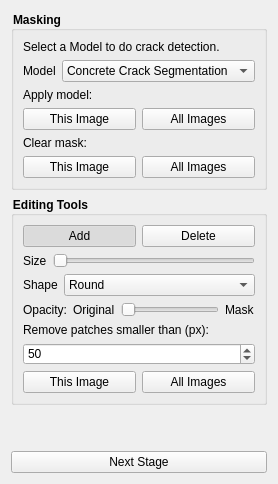
            <widget class="QWidget" name="page3">
             <layout class="QVBoxLayout" name="verticalLayout_7">
              <item>
               <layout class="QVBoxLayout" name="verticalLayout_6">
                <property name="bottomMargin">
                 <number>0</number>
                </property>
                <item>
                 <widget class="QGroupBox" name="maskingGroupBox">
                  <property name="styleSheet">
                   <string notr="true">QGroupBox{
    font-weight: bold;
}
</string>
                  </property>
                  <property name="title">
                   <string>Masking</string>
                  </property>
                  <layout class="QVBoxLayout" name="verticalLayout_17">
                   <item>
                    <widget class="QLabel" name="label_7">
                     <property name="text">
                      <string>Select a Model to do crack detection.</string>
                     </property>
                    </widget>
                   </item>
                   <item>
                    <layout class="QHBoxLayout" name="horizontalLayout_12">
                     <item>
                      <widget class="QLabel" name="label_9">
                       <property name="text">
                        <string>Model</string>
                       </property>
                      </widget>
                     </item>
                     <item>
                      <widget class="QComboBox" name="modelComboBox">
                       <property name="sizePolicy">
                        <sizepolicy hsizetype="Expanding" vsizetype="Fixed">
                         <horstretch>0</horstretch>
                         <verstretch>0</verstretch>
                        </sizepolicy>
                       </property>
                       <item>
                        <property name="text">
                         <string>Concrete Crack Segmentation</string>
                        </property>
                       </item>
                       <item>
                        <property name="text">
                         <string>None</string>
                        </property>
                       </item>
                      </widget>
                     </item>
                    </layout>
                   </item>
                   <item>
                    <widget class="QLabel" name="applyModelLabel">
                     <property name="text">
                      <string>Apply model:</string>
                     </property>
                    </widget>
                   </item>
                   <item>
                    <layout class="QHBoxLayout" name="applyModelButtonLayout">
                     <item>
                      <widget class="QPushButton" name="applyModelButton">
                       <property name="text">
                        <string>This Image</string>
                       </property>
                      </widget>
                     </item>
                     <item>
                      <widget class="QPushButton" name="applyModelAllButton">
                       <property name="text">
                        <string>All Images</string>
                       </property>
                      </widget>
                     </item>
                    </layout>
                   </item>
                   <item>
                    <widget class="QLabel" name="clearMaskLabel">
                     <property name="text">
                      <string>Clear mask:</string>
                     </property>
                    </widget>
                   </item>
                   <item>
                    <layout class="QHBoxLayout" name="clearMaskButtonLayout">
                     <item>
                      <widget class="QPushButton" name="clearMaskButton">
                       <property name="text">
                        <string>This Image</string>
                       </property>
                      </widget>
                     </item>
                     <item>
                      <widget class="QPushButton" name="clearMaskAllButton">
                       <property name="text">
                        <string>All Images</string>
                       </property>
                      </widget>
                     </item>
                    </layout>
                   </item>
                  </layout>
                 </widget>
                </item>
                <item>
                 <widget class="QGroupBox" name="groupBox">
                  <property name="minimumSize">
                   <size>
                    <width>0</width>
                    <height>150</height>
                   </size>
                  </property>
                  <property name="styleSheet">
                   <string notr="true">QGroupBox{
    font-weight: bold;
}
</string>
                  </property>
                  <property name="title">
                   <string>Editing Tools</string>
                  </property>
                  <layout class="QVBoxLayout" name="verticalLayout_15">
                   <item>
                    <layout class="QHBoxLayout" name="horizontalLayout_4">
                     <item>
                      <widget class="QPushButton" name="addButton">
                       <property name="text">
                        <string>Add</string>
                       </property>
                       <property name="icon">
                        <iconset resource="../icon.qrc">
                         <normaloff>:/icons/icons/penadd.svg</normaloff>:/icons/icons/penadd.svg</iconset>
                       </property>
                       <property name="iconSize">
                        <size>
                         <width>23</width>
                         <height>23</height>
                        </size>
                       </property>
                       <property name="checkable">
                        <bool>true</bool>
                       </property>
                       <property name="checked">
                        <bool>true</bool>
                       </property>
                       <attribute name="buttonGroup">
                        <string notr="true">penButtonGroup</string>
                       </attribute>
                      </widget>
                     </item>
                     <item>
                      <widget class="QPushButton" name="deleteButton">
                       <property name="text">
                        <string>Delete</string>
                       </property>
                       <property name="icon">
                        <iconset resource="../icon.qrc">
                         <normaloff>:/icons/icons/penminus.svg</normaloff>:/icons/icons/penminus.svg</iconset>
                       </property>
                       <property name="iconSize">
                        <size>
                         <width>23</width>
                         <height>23</height>
                        </size>
                       </property>
                       <property name="checkable">
                        <bool>true</bool>
                       </property>
                       <attribute name="buttonGroup">
                        <string notr="true">penButtonGroup</string>
                       </attribute>
                      </widget>
                     </item>
                    </layout>
                   </item>
                   <item>
                    <layout class="QHBoxLayout" name="horizontalLayout_6">
                     <item>
                      <widget class="QLabel" name="label">
                       <property name="text">
                        <string>Size</string>
                       </property>
                      </widget>
                     </item>
                     <item>
                      <widget class="QSlider" name="penSizeSlider">
                       <property name="orientation">
                        <enum>Qt::Orientation::Horizontal</enum>
                       </property>
                      </widget>
                     </item>
                    </layout>
                   </item>
                   <item>
                    <layout class="QHBoxLayout" name="horizontalLayout_7">
                     <item>
                      <widget class="QLabel" name="label_2">
                       <property name="text">
                        <string>Shape</string>
                       </property>
                      </widget>
                     </item>
                     <item>
                      <widget class="QComboBox" name="penShapeComboBox">
                       <property name="sizePolicy">
                        <sizepolicy hsizetype="Expanding" vsizetype="Fixed">
                         <horstretch>0</horstretch>
                         <verstretch>0</verstretch>
                        </sizepolicy>
                       </property>
                       <item>
                        <property name="text">
                         <string>Round</string>
                        </property>
                       </item>
                       <item>
                        <property name="text">
                         <string>Square</string>
                        </property>
                       </item>
                      </widget>
                     </item>
                    </layout>
                   </item>
                   <item>
                    <layout class="QHBoxLayout" name="horizontalLayout_3">
                     <property name="topMargin">
                      <number>0</number>
                     </property>
                     <item>
                      <widget class="QLabel" name="label_8">
                       <property name="text">
                        <string>Opacity:</string>
                       </property>
                      </widget>
                     </item>
                     <item>
                      <widget class="QLabel" name="labelOriginal">
                       <property name="text">
                        <string>Original</string>
                       </property>
                      </widget>
                     </item>
                     <item>
                      <widget class="QSlider" name="opacitySlider">
                       <property name="orientation">
                        <enum>Qt::Orientation::Horizontal</enum>
                       </property>
                      </widget>
                     </item>
                     <item>
                      <widget class="QLabel" name="labelMask">
                       <property name="text">
                        <string>Mask</string>
                       </property>
                      </widget>
                     </item>
                    </layout>
                   </item>
                   <item>
                    <widget class="QLabel" name="removePatchesLabel">
                     <property name="text">
                      <string>Remove patches smaller than (px):</string>
                     </property>
                     <property name="wordWrap">
                      <bool>true</bool>
                     </property>
                    </widget>
                   </item>
                   <item>
                    <widget class="QSpinBox" name="patchAreaSpinBox">
                     <property name="toolTip">
                      <string>Disconnected mask regions smaller than this area are removed.</string>
                     </property>
                     <property name="minimum">
                      <number>1</number>
                     </property>
                     <property name="maximum">
                      <number>999999</number>
                     </property>
                     <property name="value">
                      <number>50</number>
                     </property>
                    </widget>
                   </item>
                   <item>
                    <layout class="QHBoxLayout" name="removePatchesButtonLayout">
                     <item>
                      <widget class="QPushButton" name="removePatchesButton">
                       <property name="text">
                        <string>This Image</string>
                       </property>
                      </widget>
                     </item>
                     <item>
                      <widget class="QPushButton" name="removePatchesAllButton">
                       <property name="text">
                        <string>All Images</string>
                       </property>
                      </widget>
                     </item>
                    </layout>
                   </item>
                  </layout>
                 </widget>
                </item>
                <item>
                 <spacer name="verticalSpacer">
                  <property name="orientation">
                   <enum>Qt::Orientation::Vertical</enum>
                  </property>
                  <property name="sizeHint" stdset="0">
                   <size>
                    <width>20</width>
                    <height>40</height>
                   </size>
                  </property>
                 </spacer>
                </item>
                <item>
                 <layout class="QHBoxLayout" name="horizontalLayout_9">
                  <item>
                   <widget class="QPushButton" name="nextButton3">
                    <property name="text">
                     <string>Next Stage</string>
                    </property>
                   </widget>
                  </item>
                 </layout>
                </item>
               </layout>
              </item>
             </layout>
            </widget>
